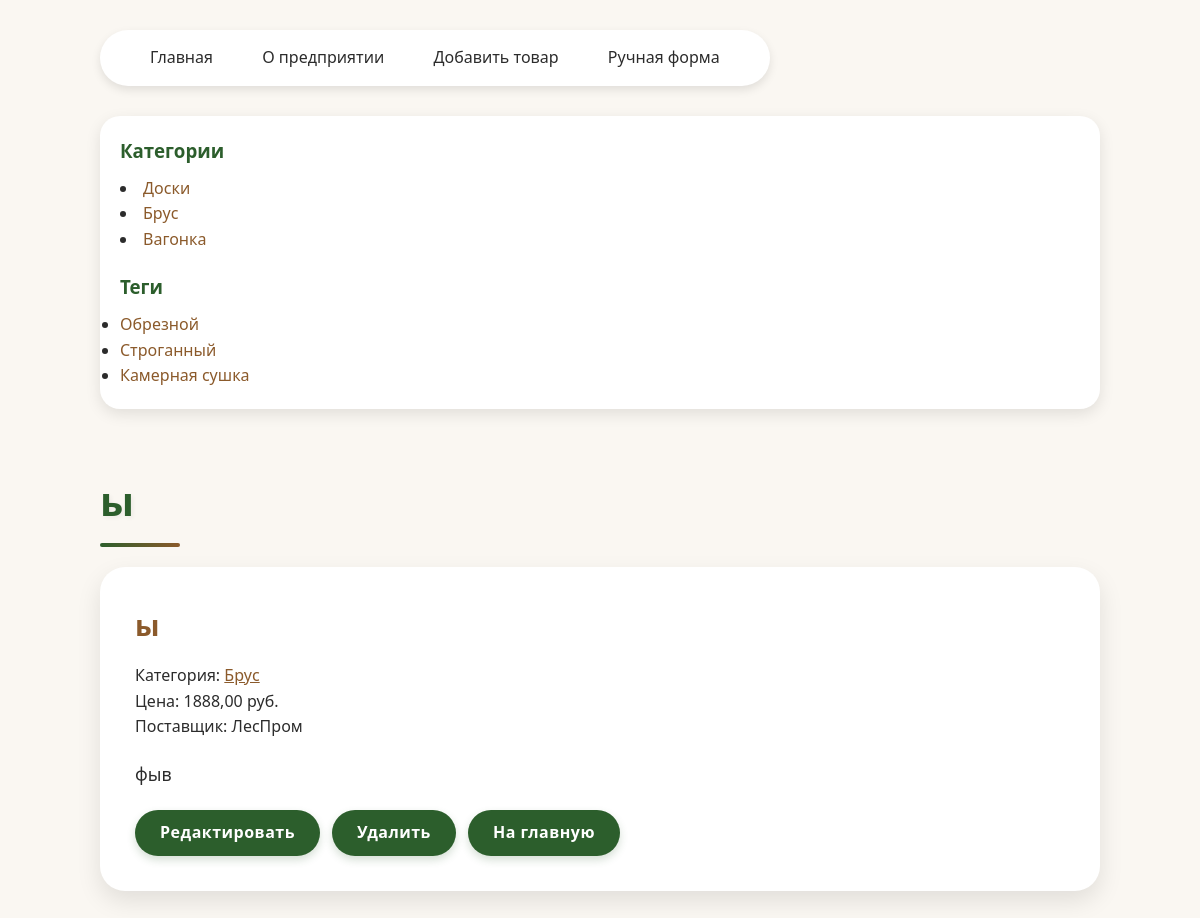
Page /product/doska-obreznaya-40x1509/ on the committed database.
### lumber/models.py (models this page shows, shortened)
class Category(models.Model):
    name = models.CharField(max_length=100, db_index=True, verbose_name="Категория")
    slug = models.SlugField(max_length=255, unique=True, db_index=True, verbose_name="URL")
    class Meta:
        verbose_name = "Категория"
        verbose_name_plural = "Категории"
    def get_absolute_url(self):
        return reverse("category", kwargs={"cat_slug": self.slug})

class Tag(models.Model):
    name = models.CharField(max_length=100, db_index=True, verbose_name="Тег")
    slug = models.SlugField(max_length=255, unique=True, db_index=True, verbose_name="URL")
    class Meta:
        verbose_name = "Тег"
        verbose_name_plural = "Теги"
    def get_absolute_url(self):
        return reverse("tag", kwargs={"tag_slug": self.slug})

class Product(models.Model):
    class Status(models.IntegerChoices):
        DRAFT = 0, "Черновик"
        PUBLISHED = 1, "Опубликовано"
    title = models.CharField(max_length=255, verbose_name="Название")
    slug = models.SlugField(
        max_length=255,
        unique=True,
        db_index=True,
        verbose_name="URL",
        validators=[
            MinLengthValidator(5),
            MaxLengthValidator(100),
        ],
    )
    content = models.TextField(blank=True, verbose_name="Описание")
    photo = models.ImageField(
        upload_to="products/%Y/%m/%d/",
        blank=True,
        null=True,
        verbose_name="Фото",
    )
    price = models.DecimalField(
        max_digits=10,
        decimal_places=2,
        blank=True,
        null=True,
        verbose_name="Цена",
    )
    time_create = models.DateTimeField(auto_now_add=True, verbose_name="Время создания")
    time_update = models.DateTimeField(auto_now=True, verbose_name="Время изменения")
    is_published = models.BooleanField(
        choices=Status.choices,
        default=Status.DRAFT,
        verbose_name="Статус",
    )
    category = models.ForeignKey(
        Category,
        on_delete=models.PROTECT,
        related_name="products",
        verbose_name="Категория",
    )
    tags = models.ManyToManyField(
        Tag,
        blank=True,
        related_name="products",
        verbose_name="Теги",
    )
    supplier = models.ForeignKey(
        Supplier,
        on_delete=models.SET_NULL,
        null=True,
        blank=True,
        related_name="products",
        verbose_name="Поставщик",
    )
    objects = models.Manager()
    published = PublishedManager()
    class Meta:
        verbose_name = "Товар"
        verbose_name_plural = "Товары"
        ordering = ["-time_create"]
        indexes = [
            models.Index(fields=["-time_create"]),
        ]

class Supplier(models.Model):
    name = models.CharField(max_length=100, verbose_name="Название")
    contact_person = models.CharField(max_length=100, blank=True, verbose_name="Контактное лицо")
    phone = models.CharField(max_length=20, blank=True, verbose_name="Телефон")
    email = models.EmailField(blank=True, verbose_name="E-mail")
    class Meta:
        verbose_name = "Поставщик"
        verbose_name_plural = "Поставщики"

### lumber/views.py (the view)
# urls.py: path("product/<slug:product_slug>/", views.ProductDetail.as_view(), name="product"),
class ProductDetail(DataMixin, DetailView):
    model = Product
    template_name = "lumber/post.html"
    context_object_name = "post"
    slug_url_kwarg = "product_slug"
    def get_object(self, queryset=None):
        return get_object_or_404(
            Product.published.select_related("category", "supplier").prefetch_related("tags"),
            slug=self.kwargs[self.slug_url_kwarg],
        )
    def get_context_data(self, **kwargs):
        context = super().get_context_data(**kwargs)
        return self.get_mixin_context(
            context,
            title=context["post"].title,
            cat_selected=context["post"].category_id,
        )

### lumber/models.py (called while the page is built)
    def get_queryset(self):
        return super().get_queryset().filter(is_published=Product.Status.PUBLISHED)

### lumber/templatetags/lumber_tags.py (called while the page is built)
@register.inclusion_tag('lumber/list_categories.html')
def show_categories():
    cats = Category.objects.all()
    return {"cats": cats}

@register.inclusion_tag('lumber/list_tags.html')
def show_all_tags():
    tags = Tag.objects.all()
    return {"tags": tags}

### lumber/utils.py (called while the page is built)
    def get_mixin_context(self, context, **kwargs):
        context["menu"] = menu
        context["cat_selected"] = None
        context["tag_selected"] = None
        if self.title_page:
            context["title"] = self.title_page
        context.update(kwargs)
        return context

### lumber/templates/lumber/post.html (shortened to what this page needs)
{% extends 'base.html' %}
{% block content %}
    <article class="post-detail">
        <h2>{{ post.title }}</h2>
        <p>Категория: <a href="{{ post.category.get_absolute_url }}">{{ post.category.name }}</a></p>
        {% if post.price %}
            <p>Цена: {{ post.price }} руб.</p>
        {% endif %}
        {% if post.supplier %}
            <p>Поставщик: {{ post.supplier.name }}</p>
        {% endif %}
        <div class="post-content">
            {{ post.content|linebreaks }}
        </div>
        <div class="post-actions">
            <a class="btn" href="{% url 'edit_page' post.slug %}">Редактировать</a>
            <a class="btn" href="{% url 'delete_page' post.slug %}">Удалить</a>
            <a class="btn" href="{% url 'home' %}">На главную</a>
        </div>
    </article>
{% endblock %}

### lumber/templates/lumber/list_categories.html
{% for cat in cats %}
    <li><a href="{{ cat.get_absolute_url }}">{{ cat.name }}</a></li>
{% endfor %}

### lumber/templates/lumber/list_tags.html
{% if tags %}
    <div class="tags-sidebar">
        <ul class="tags-list">
            {% for t in tags %}
                <li><a href="{{ t.get_absolute_url }}">{{ t.name }}</a></li>
            {% endfor %}
        </ul>
    </div>
{% endif %}

### lumber/static/lumber/css/style.css (style rules this page uses)
:root { --color-bg: #faf7f2; --color-primary: #2c5e2c; --color-primary-light: #3f7b3f; --color-secondary: #8b5a2b; --color-text: #2c2c2c; --color-text-light: #555; --color-card-bg: #ffffff; --color-shadow: rgba(0, 0, 0, 0.1); --color-error: #b00020; --color-success-bg: #e8f5e9; --color-success-text: #1b5e20; --font-main: "Segoe UI", Roboto, Arial, sans-serif; }
* { margin: 0; padding: 0; box-sizing: border-box; }
body { background-color: var(--color-bg); font-family: var(--font-main); color: var(--color-text); line-height: 1.6; padding: 30px 20px; min-height: 100vh; display: flex; flex-direction: column; align-items: center; }
h2 { color: var(--color-secondary); font-size: 1.8rem; margin-bottom: 15px; }
.sidebar a { color: var(--color-secondary); text-decoration: none; }
.post-card a, .post-detail a { color: var(--color-secondary); }
.post-detail { background: var(--color-card-bg); border-radius: 25px; padding: 35px; box-shadow: 0 10px 25px var(--color-shadow); overflow: hidden; }
.post-content { margin-top: 20px; font-size: 1.1rem; }
.btn { display: inline-block; background-color: var(--color-primary); color: white !important; padding: 10px 25px; border-radius: 30px; text-decoration: none; font-weight: 600; letter-spacing: 0.5px; transition: background-color 0.3s, transform 0.2s; border: none; cursor: pointer; box-shadow: 0 4px 8px rgba(44, 94, 44, 0.2); }
.post-actions { display: flex; gap: 12px; flex-wrap: wrap; margin-top: 22px; }

### rows in the picture
Category: name "Доски"
Category: name "Брус"
Category: name "Вагонка"
Tag: name "Обрезной"
Tag: name "Строганный"
Tag: name "Камерная сушка"
Product: title "ы", category.name "Брус", price "1888,00", supplier.name "ЛесПром", content "фыв"

### other values in the picture
{{ item.title }} "Главная" "О предприятии" "Добавить товар" "Ручная форма"
{{ title }} "ы"
